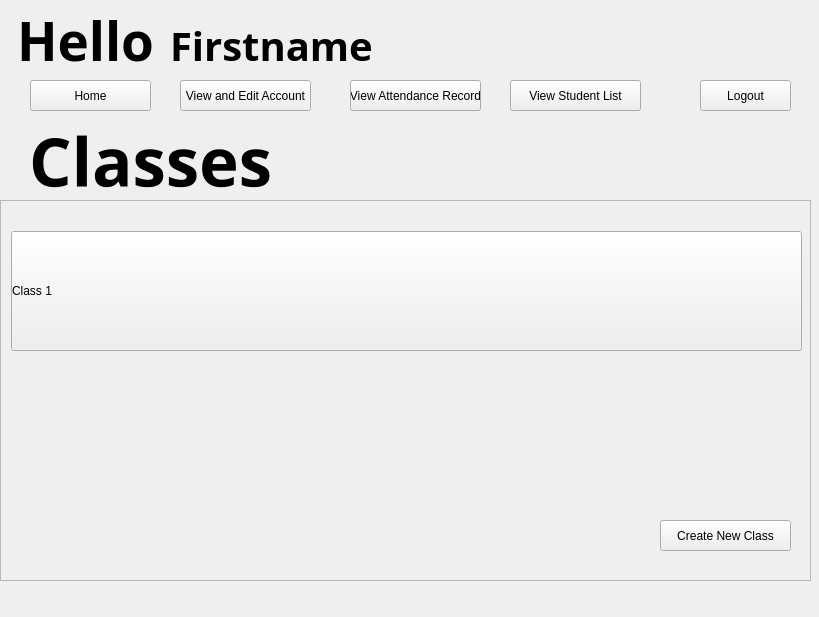
<?xml version="1.0" encoding="UTF-8"?>
<ui version="4.0">
 <class>teacher_dash</class>
 <widget class="QMainWindow" name="teacher_dash">
  <property name="geometry">
   <rect>
    <x>0</x>
    <y>0</y>
    <width>819</width>
    <height>617</height>
   </rect>
  </property>
  <property name="windowTitle">
   <string>MainWindow</string>
  </property>
  <widget class="QWidget" name="centralwidget">
   <widget class="QPushButton" name="teacher_logout">
    <property name="geometry">
     <rect>
      <x>700</x>
      <y>80</y>
      <width>91</width>
      <height>31</height>
     </rect>
    </property>
    <property name="text">
     <string>Logout</string>
    </property>
   </widget>
   <widget class="QPushButton" name="teacher_view_account">
    <property name="geometry">
     <rect>
      <x>180</x>
      <y>80</y>
      <width>131</width>
      <height>31</height>
     </rect>
    </property>
    <property name="text">
     <string>View and Edit Account</string>
    </property>
   </widget>
   <widget class="QLabel" name="current_user_name">
    <property name="geometry">
     <rect>
      <x>170</x>
      <y>20</y>
      <width>641</width>
      <height>51</height>
     </rect>
    </property>
    <property name="font">
     <font>
      <family>Montserrat</family>
      <pointsize>30</pointsize>
      <weight>75</weight>
      <bold>true</bold>
     </font>
    </property>
    <property name="text">
     <string>Firstname</string>
    </property>
    <property name="scaledContents">
     <bool>true</bool>
    </property>
    <property name="alignment">
     <set>Qt::AlignLeading|Qt::AlignLeft|Qt::AlignVCenter</set>
    </property>
   </widget>
   <widget class="QPushButton" name="teacher_home">
    <property name="geometry">
     <rect>
      <x>30</x>
      <y>80</y>
      <width>121</width>
      <height>31</height>
     </rect>
    </property>
    <property name="text">
     <string>Home</string>
    </property>
   </widget>
   <widget class="QPushButton" name="teacher_view_attendance">
    <property name="geometry">
     <rect>
      <x>350</x>
      <y>80</y>
      <width>131</width>
      <height>31</height>
     </rect>
    </property>
    <property name="text">
     <string>View Attendance Record</string>
    </property>
   </widget>
   <widget class="QStackedWidget" name="stackedWidget">
    <property name="geometry">
     <rect>
      <x>0</x>
      <y>120</y>
      <width>819</width>
      <height>617</height>
     </rect>
    </property>
    <property name="currentIndex">
     <number>0</number>
    </property>
    <widget class="QWidget" name="teacher_home_page">
     <widget class="QLabel" name="label_3">
      <property name="geometry">
       <rect>
        <x>0</x>
        <y>0</y>
        <width>301</width>
        <height>81</height>
       </rect>
      </property>
      <property name="font">
       <font>
        <family>Montserrat</family>
        <pointsize>50</pointsize>
        <weight>75</weight>
        <bold>true</bold>
       </font>
      </property>
      <property name="text">
       <string>Classes</string>
      </property>
      <property name="alignment">
       <set>Qt::AlignCenter</set>
      </property>
     </widget>
     <widget class="QScrollArea" name="scrollArea">
      <property name="geometry">
       <rect>
        <x>0</x>
        <y>80</y>
        <width>811</width>
        <height>381</height>
       </rect>
      </property>
      <property name="widgetResizable">
       <bool>true</bool>
      </property>
      <widget class="QWidget" name="scrollAreaWidgetContents">
       <property name="geometry">
        <rect>
         <x>0</x>
         <y>0</y>
         <width>809</width>
         <height>379</height>
        </rect>
       </property>
       <widget class="QPushButton" name="pushButton_9">
        <property name="geometry">
         <rect>
          <x>10</x>
          <y>30</y>
          <width>791</width>
          <height>120</height>
         </rect>
        </property>
        <property name="sizePolicy">
         <sizepolicy hsizetype="Minimum" vsizetype="Minimum">
          <horstretch>0</horstretch>
          <verstretch>0</verstretch>
         </sizepolicy>
        </property>
        <property name="minimumSize">
         <size>
          <width>0</width>
          <height>50</height>
         </size>
        </property>
        <property name="maximumSize">
         <size>
          <width>16777215</width>
          <height>120</height>
         </size>
        </property>
        <property name="layoutDirection">
         <enum>Qt::LeftToRight</enum>
        </property>
        <property name="styleSheet">
         <string notr="true">*{
	Text-align:left;
	padding-left:2em;
}</string>
        </property>
        <property name="text">
         <string>Class 1</string>
        </property>
        <property name="autoDefault">
         <bool>false</bool>
        </property>
        <property name="default">
         <bool>false</bool>
        </property>
       </widget>
      </widget>
     </widget>
     <widget class="QPushButton" name="pushButton_6">
      <property name="geometry">
       <rect>
        <x>660</x>
        <y>400</y>
        <width>131</width>
        <height>31</height>
       </rect>
      </property>
      <property name="text">
       <string>Create New Class</string>
      </property>
     </widget>
    </widget>
    <widget class="QWidget" name="teacher_account_page">
     <widget class="QLabel" name="label_4">
      <property name="geometry">
       <rect>
        <x>10</x>
        <y>0</y>
        <width>301</width>
        <height>71</height>
       </rect>
      </property>
      <property name="font">
       <font>
        <family>Montserrat</family>
        <pointsize>50</pointsize>
        <weight>75</weight>
        <bold>true</bold>
       </font>
      </property>
      <property name="text">
       <string>Account</string>
      </property>
      <property name="alignment">
       <set>Qt::AlignCenter</set>
      </property>
     </widget>
     <widget class="QLabel" name="label_5">
      <property name="geometry">
       <rect>
        <x>100</x>
        <y>180</y>
        <width>81</width>
        <height>21</height>
       </rect>
      </property>
      <property name="font">
       <font>
        <family>Montserrat</family>
        <pointsize>10</pointsize>
       </font>
      </property>
      <property name="text">
       <string>I.D Number</string>
      </property>
     </widget>
     <widget class="QLineEdit" name="teacher_username_edit">
      <property name="geometry">
       <rect>
        <x>100</x>
        <y>310</y>
        <width>231</width>
        <height>31</height>
       </rect>
      </property>
     </widget>
     <widget class="QLineEdit" name="teacher_id_edit">
      <property name="geometry">
       <rect>
        <x>100</x>
        <y>210</y>
        <width>231</width>
        <height>31</height>
       </rect>
      </property>
     </widget>
     <widget class="QComboBox" name="teacher_gender_edit">
      <property name="geometry">
       <rect>
        <x>420</x>
        <y>210</y>
        <width>111</width>
        <height>31</height>
       </rect>
      </property>
      <item>
       <property name="text">
        <string>Select</string>
       </property>
      </item>
      <item>
       <property name="text">
        <string>Male</string>
       </property>
      </item>
      <item>
       <property name="text">
        <string>Female</string>
       </property>
      </item>
     </widget>
     <widget class="QLineEdit" name="teacher_fname_edit">
      <property name="geometry">
       <rect>
        <x>100</x>
        <y>130</y>
        <width>231</width>
        <height>31</height>
       </rect>
      </property>
     </widget>
     <widget class="QLineEdit" name="teacher_lname_edit">
      <property name="geometry">
       <rect>
        <x>420</x>
        <y>130</y>
        <width>231</width>
        <height>31</height>
       </rect>
      </property>
     </widget>
     <widget class="QLabel" name="label_8">
      <property name="geometry">
       <rect>
        <x>420</x>
        <y>280</y>
        <width>81</width>
        <height>21</height>
       </rect>
      </property>
      <property name="font">
       <font>
        <family>Montserrat</family>
        <pointsize>10</pointsize>
       </font>
      </property>
      <property name="text">
       <string>Password</string>
      </property>
     </widget>
     <widget class="QPushButton" name="teacher_edit">
      <property name="geometry">
       <rect>
        <x>420</x>
        <y>380</y>
        <width>211</width>
        <height>51</height>
       </rect>
      </property>
      <property name="text">
       <string>Edit</string>
      </property>
     </widget>
     <widget class="QLabel" name="label_6">
      <property name="geometry">
       <rect>
        <x>420</x>
        <y>90</y>
        <width>81</width>
        <height>21</height>
       </rect>
      </property>
      <property name="font">
       <font>
        <family>Montserrat</family>
        <pointsize>10</pointsize>
       </font>
      </property>
      <property name="text">
       <string>Last Name</string>
      </property>
     </widget>
     <widget class="QLabel" name="label_7">
      <property name="geometry">
       <rect>
        <x>420</x>
        <y>180</y>
        <width>81</width>
        <height>21</height>
       </rect>
      </property>
      <property name="font">
       <font>
        <family>Montserrat</family>
        <pointsize>10</pointsize>
       </font>
      </property>
      <property name="text">
       <string>Gender</string>
      </property>
     </widget>
     <widget class="QLabel" name="label_9">
      <property name="geometry">
       <rect>
        <x>100</x>
        <y>280</y>
        <width>81</width>
        <height>21</height>
       </rect>
      </property>
      <property name="font">
       <font>
        <family>Montserrat</family>
        <pointsize>10</pointsize>
       </font>
      </property>
      <property name="text">
       <string>Username</string>
      </property>
     </widget>
     <widget class="QLabel" name="label_10">
      <property name="geometry">
       <rect>
        <x>100</x>
        <y>90</y>
        <width>81</width>
        <height>21</height>
       </rect>
      </property>
      <property name="font">
       <font>
        <family>Montserrat</family>
        <pointsize>10</pointsize>
       </font>
      </property>
      <property name="text">
       <string>First Name</string>
      </property>
     </widget>
     <widget class="QPushButton" name="teacher_change_pass">
      <property name="geometry">
       <rect>
        <x>420</x>
        <y>310</y>
        <width>191</width>
        <height>31</height>
       </rect>
      </property>
      <property name="text">
       <string>Change Password</string>
      </property>
     </widget>
    </widget>
    <widget class="QWidget" name="view_students_page">
     <widget class="QLabel" name="label_11">
      <property name="geometry">
       <rect>
        <x>10</x>
        <y>10</y>
        <width>361</width>
        <height>51</height>
       </rect>
      </property>
      <property name="font">
       <font>
        <family>Montserrat</family>
        <pointsize>40</pointsize>
        <weight>75</weight>
        <bold>true</bold>
       </font>
      </property>
      <property name="text">
       <string>Student List</string>
      </property>
      <property name="alignment">
       <set>Qt::AlignCenter</set>
      </property>
     </widget>
     <widget class="QLabel" name="label_12">
      <property name="geometry">
       <rect>
        <x>240</x>
        <y>130</y>
        <width>81</width>
        <height>21</height>
       </rect>
      </property>
      <property name="font">
       <font>
        <family>Montserrat</family>
        <pointsize>10</pointsize>
       </font>
      </property>
      <property name="text">
       <string>Last Name</string>
      </property>
     </widget>
     <widget class="QLabel" name="label_13">
      <property name="geometry">
       <rect>
        <x>20</x>
        <y>130</y>
        <width>81</width>
        <height>21</height>
       </rect>
      </property>
      <property name="font">
       <font>
        <family>Montserrat</family>
        <pointsize>10</pointsize>
       </font>
      </property>
      <property name="text">
       <string>First Name</string>
      </property>
     </widget>
     <widget class="QLineEdit" name="student_list_fname">
      <property name="geometry">
       <rect>
        <x>20</x>
        <y>170</y>
        <width>191</width>
        <height>31</height>
       </rect>
      </property>
     </widget>
     <widget class="QLineEdit" name="student_list_lname">
      <property name="geometry">
       <rect>
        <x>230</x>
        <y>170</y>
        <width>191</width>
        <height>31</height>
       </rect>
      </property>
     </widget>
     <widget class="QLabel" name="label_15">
      <property name="geometry">
       <rect>
        <x>240</x>
        <y>220</y>
        <width>81</width>
        <height>21</height>
       </rect>
      </property>
      <property name="font">
       <font>
        <family>Montserrat</family>
        <pointsize>10</pointsize>
       </font>
      </property>
      <property name="text">
       <string>Gender</string>
      </property>
     </widget>
     <widget class="QLineEdit" name="student_list_gender">
      <property name="geometry">
       <rect>
        <x>230</x>
        <y>250</y>
        <width>191</width>
        <height>31</height>
       </rect>
      </property>
      <property name="cursor">
       <cursorShape>ArrowCursor</cursorShape>
      </property>
     </widget>
     <widget class="QLabel" name="label_14">
      <property name="geometry">
       <rect>
        <x>20</x>
        <y>220</y>
        <width>81</width>
        <height>21</height>
       </rect>
      </property>
      <property name="font">
       <font>
        <family>Montserrat</family>
        <pointsize>10</pointsize>
       </font>
      </property>
      <property name="text">
       <string>I.D Number</string>
      </property>
     </widget>
     <widget class="QLineEdit" name="student_list_id">
      <property name="geometry">
       <rect>
        <x>20</x>
        <y>250</y>
        <width>191</width>
        <height>31</height>
       </rect>
      </property>
     </widget>
     <widget class="QTreeWidget" name="treeWidget">
      <property name="geometry">
       <rect>
        <x>460</x>
        <y>150</y>
        <width>331</width>
        <height>311</height>
       </rect>
      </property>
      <column>
       <property name="text">
        <string>I.D Number</string>
       </property>
       <property name="textAlignment">
        <set>AlignCenter</set>
       </property>
      </column>
      <column>
       <property name="text">
        <string>Last Name</string>
       </property>
       <property name="textAlignment">
        <set>AlignCenter</set>
       </property>
      </column>
      <column>
       <property name="text">
        <string>First Name</string>
       </property>
       <property name="textAlignment">
        <set>AlignCenter</set>
       </property>
      </column>
     </widget>
     <widget class="QLineEdit" name="search_student_lineEdit">
      <property name="geometry">
       <rect>
        <x>470</x>
        <y>100</y>
        <width>311</width>
        <height>31</height>
       </rect>
      </property>
     </widget>
     <widget class="QLabel" name="label_16">
      <property name="geometry">
       <rect>
        <x>490</x>
        <y>70</y>
        <width>111</width>
        <height>21</height>
       </rect>
      </property>
      <property name="font">
       <font>
        <family>Montserrat</family>
        <pointsize>10</pointsize>
       </font>
      </property>
      <property name="text">
       <string>Search Student</string>
      </property>
     </widget>
     <widget class="QLabel" name="label_17">
      <property name="geometry">
       <rect>
        <x>10</x>
        <y>390</y>
        <width>241</width>
        <height>51</height>
       </rect>
      </property>
      <property name="font">
       <font>
        <family>Montserrat</family>
        <pointsize>16</pointsize>
        <weight>75</weight>
        <bold>true</bold>
       </font>
      </property>
      <property name="text">
       <string>Current Number</string>
      </property>
      <property name="scaledContents">
       <bool>true</bool>
      </property>
      <property name="alignment">
       <set>Qt::AlignLeading|Qt::AlignLeft|Qt::AlignVCenter</set>
      </property>
     </widget>
     <widget class="QLabel" name="label_18">
      <property name="geometry">
       <rect>
        <x>30</x>
        <y>410</y>
        <width>171</width>
        <height>51</height>
       </rect>
      </property>
      <property name="font">
       <font>
        <family>Montserrat</family>
        <pointsize>16</pointsize>
        <weight>75</weight>
        <bold>true</bold>
       </font>
      </property>
      <property name="text">
       <string>of Students</string>
      </property>
      <property name="scaledContents">
       <bool>true</bool>
      </property>
      <property name="alignment">
       <set>Qt::AlignLeading|Qt::AlignLeft|Qt::AlignVCenter</set>
      </property>
     </widget>
     <widget class="QLabel" name="student_count">
      <property name="geometry">
       <rect>
        <x>150</x>
        <y>400</y>
        <width>201</width>
        <height>51</height>
       </rect>
      </property>
      <property name="font">
       <font>
        <family>Montserrat</family>
        <pointsize>28</pointsize>
        <weight>75</weight>
        <bold>true</bold>
       </font>
      </property>
      <property name="text">
       <string>9999</string>
      </property>
      <property name="scaledContents">
       <bool>true</bool>
      </property>
      <property name="alignment">
       <set>Qt::AlignCenter</set>
      </property>
     </widget>
     <widget class="QLabel" name="label_20">
      <property name="geometry">
       <rect>
        <x>130</x>
        <y>50</y>
        <width>261</width>
        <height>51</height>
       </rect>
      </property>
      <property name="font">
       <font>
        <family>Montserrat</family>
        <pointsize>16</pointsize>
        <weight>75</weight>
        <bold>true</bold>
       </font>
      </property>
      <property name="text">
       <string>Grade X Section Secret</string>
      </property>
      <property name="scaledContents">
       <bool>true</bool>
      </property>
      <property name="alignment">
       <set>Qt::AlignLeading|Qt::AlignLeft|Qt::AlignVCenter</set>
      </property>
     </widget>
    </widget>
   </widget>
   <widget class="QLabel" name="label">
    <property name="geometry">
     <rect>
      <x>0</x>
      <y>0</y>
      <width>171</width>
      <height>81</height>
     </rect>
    </property>
    <property name="font">
     <font>
      <family>Montserrat</family>
      <pointsize>40</pointsize>
      <weight>75</weight>
      <bold>true</bold>
     </font>
    </property>
    <property name="text">
     <string>Hello</string>
    </property>
    <property name="alignment">
     <set>Qt::AlignCenter</set>
    </property>
   </widget>
   <widget class="QPushButton" name="teacher_view_students">
    <property name="geometry">
     <rect>
      <x>510</x>
      <y>80</y>
      <width>131</width>
      <height>31</height>
     </rect>
    </property>
    <property name="text">
     <string>View Student List</string>
    </property>
   </widget>
  </widget>
 </widget>
 <resources/>
 <connections/>
</ui>
